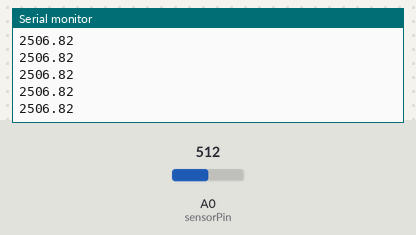
Recording of a sketch running on a simulated Arduino Uno, built with avr-gcc and run on an emulated ATmega328P. Shown: the last lines printed to the serial monitor. Inputs (shaded band) come from the test bench; at power-on: A0 (sensorPin) = 512.

Above: at 1.2 s.
1.3 s: A0 (sensorPin) set to 716
At 1.31 s:
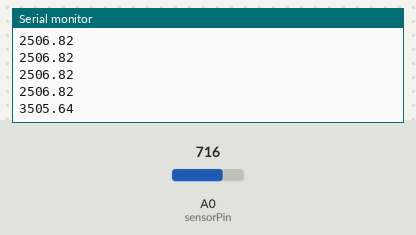
2.8 s: A0 (sensorPin) set to 900
At 2.82 s:
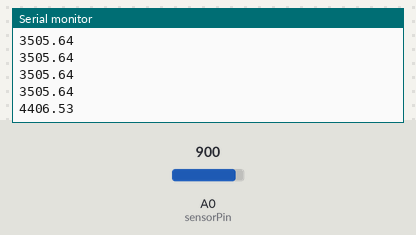
Timing chart, 0 to 5.8 s (numbered marks = the images above; inputs shaded):
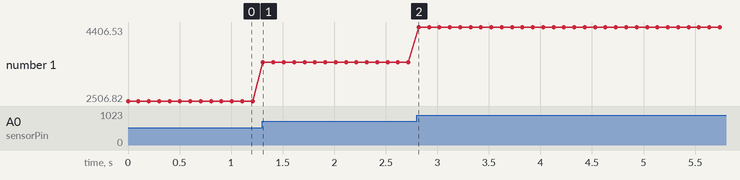

The sketch:

readingAnalogueInputPin.ino
```cpp
int sensorPin = A0; // Defining the voltage output pin
int analogInputFinal = 0;  // Initialising a variable to store the analog input
int analogInputRaw = 0;
float voltage = 0;  // Initialising the output voltage to 0
float voltageRaw = 0;
float vs = 3.3; // The voltage source
float current = 0;  // Initialising the curren to 0
float shunt_resistance = 100000000; // The value of the know resistor
float resistance = 0; // A variable for the
float skin_resistance = 0;

void setup() {
  // put your setup code here, to run once:
  Serial.begin(9600); // Begins the serial monitor at 9600 bits per second
}

void loop() {
  // put your main code here, to run repeatedly:
  analogInputFinal = analogRead(sensorPin);  // reads in the value at A0
  voltage = analogInputFinal * (vs/674);  // converts the analog value at pin A0 to a voltage value

  Serial.println(voltage*1000);// Prints the voltage output

  delay(100);  // Delays the system 1 second before looping
}
```

Measured:
- after the input at 1.3 s, the serial monitor: prints a new line at once (image 1)
- after the input at 2.8 s, the serial monitor: prints a new line at once (image 2)
- plotted number 1: 2506.82 → 3505.64 after the input at 1.3 s, 3505.64 → 4406.53 after the input at 2.8 s
